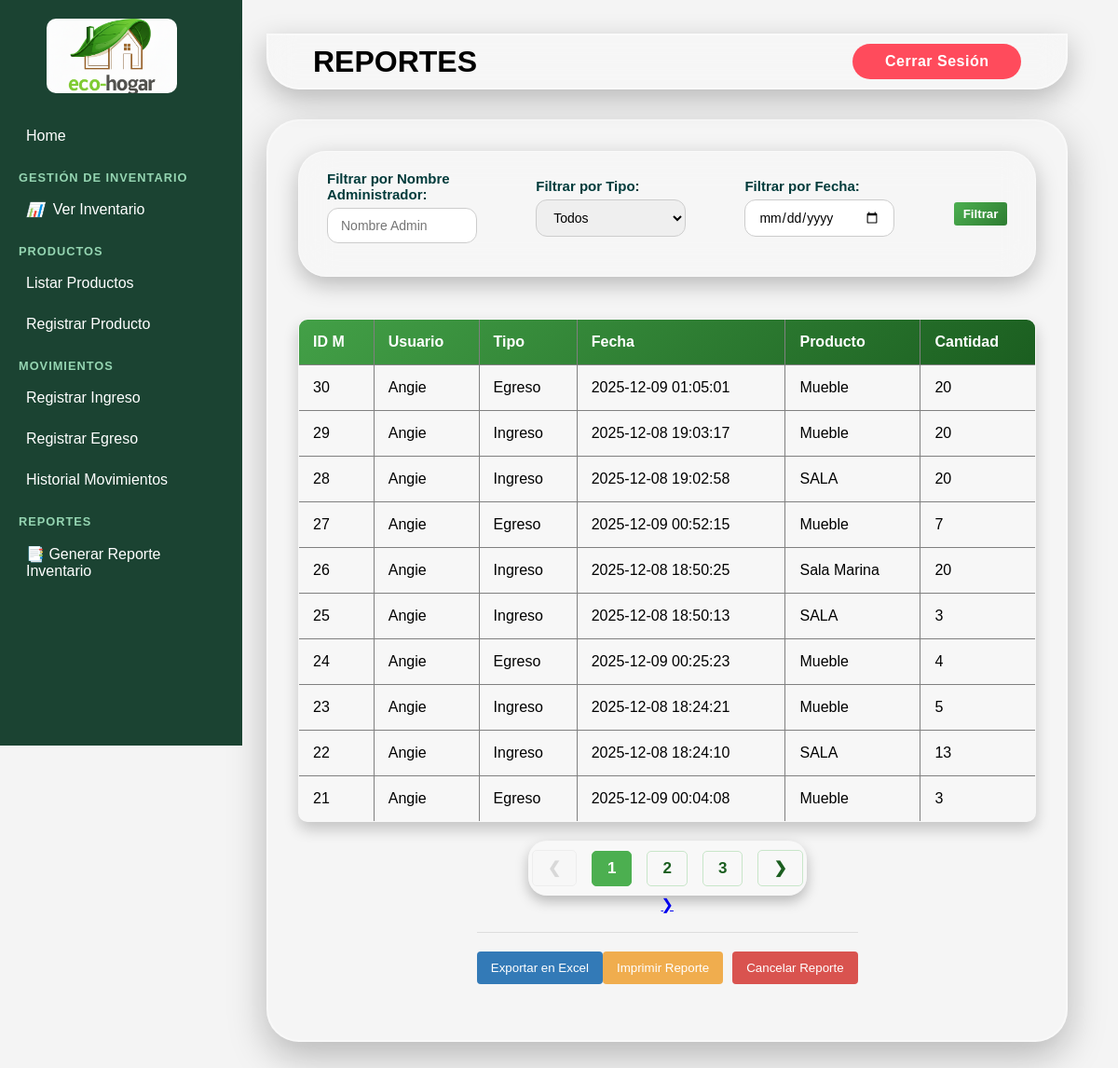
The app's page /generarReportes.php with its own data.
### tables this page shows
CREATE TABLE `movimientos` (
  `idMov` int(11) NOT NULL,
  `idUsuFK` int(11) NOT NULL,
  `idProFK` int(11) NOT NULL,
  `tipMo` int(11) NOT NULL,
  `cantSto` int(11) NOT NULL,
  `fecMov` datetime NOT NULL,
  `razEgre` text NOT NULL
);

CREATE TABLE `usuarios` (
  `idUsu` int(11) NOT NULL,
  `nomUsu` varchar(50) NOT NULL,
  `email_Usu` varchar(50) NOT NULL,
  `clave` varchar(100) NOT NULL,
  `idRolFK` int(11) NOT NULL
);

CREATE TABLE `productos` (
  `idPro` int(11) NOT NULL,
  `idCatFK` int(11) NOT NULL,
  `nomPro` varchar(100) NOT NULL,
  `desPro` text NOT NULL,
  `preUni` decimal(10,0) NOT NULL,
  `preVen` decimal(10,0) NOT NULL,
  `FecReg` date NOT NULL,
  `stoAct` int(11) NOT NULL,
  `umbMinSo` int(11) NOT NULL,
  `idEstProEnumFK` int(11) NOT NULL
);

### logica/logica-reportes.php (called while the page is built, shortened)
<?php
include("./conexion/conexion.php");
$registrosPorPagina = 10;
$pagina = isset($_GET['pag']) && is_numeric($_GET['pag']) ? (int)$_GET['pag'] : 1;
$offset = ($pagina - 1) * $registrosPorPagina;
$adminName = isset($_GET['admin_name']) ? $_GET['admin_name'] : '';
$tipoMov = isset($_GET['tipo_mov']) ? $_GET['tipo_mov'] : '';
$filterDate = isset($_GET['filter_date']) ? $_GET['filter_date'] : '';
$whereClause = "WHERE 1=1 ";
$sqlBase = "
    SELECT
        m.idMov AS idMov,
        u.nomUsu AS nomUsu,
        CASE
            WHEN m.tipMo = 1 THEN 'Ingreso'
            WHEN m.tipMo = 2 THEN 'Egreso'
            WHEN m.tipMo = 3 THEN 'Actualización'
            WHEN m.tipMo = 4 THEN 'Eliminación'
            ELSE m.tipMo
        END AS tipMo,
        m.fecMov AS fecMov,
        p.nomPro AS nomPro,
        m.cantSto AS cantSto
    FROM
        movimientos m
    INNER JOIN
        usuarios u ON m.idUsuFK = u.idUsu
    INNER JOIN
        productos p ON m.idProFK = p.idPro
    {$whereClause}
    ORDER BY
        m.idMov DESC
";
$sqlCount = "
    SELECT
        COUNT(m.idMov) AS total
    FROM
        movimientos m
    INNER JOIN
        usuarios u ON m.idUsuFK = u.idUsu
    INNER JOIN
        productos p ON m.idProFK = p.idPro
    {$whereClause}
";
$resultadoCount = $conexion->query($sqlCount);
if ($resultadoCount === false) {
    $totalRegistros = 0;
} else {
    $filaCount = $resultadoCount->fetch_assoc();
    $totalRegistros = (int)$filaCount['total'];
}
$totalPaginas = ceil($totalRegistros / $registrosPorPagina);
$sqlFinal = "{$sqlBase} LIMIT {$offset}, {$registrosPorPagina}";
$sqlReporte = $conexion->query($sqlFinal);
?>

### generarReportes.php (the view, shortened to what this page needs)
<?php
include("logica/logica-reportes.php");
$filter_params = '';
?>
<!DOCTYPE html>
<html lang="es">
<head>
</head>
<body>
     <?php include './components/sidebar.php'; ?>
     <main class="content-area">
    <header class="topbar">
       <h1>REPORTES</h1>
            <button type="button" class="regresarbtn" style="margin-left: 10px;">
                Cerrar Sesión
            </button>
    </header>
    <div class="admin-box">
    <form method="GET" class="historial-filters">
    <div class="filter-group">
        <label for="admin_name">Filtrar por Nombre Administrador:</label>
        <input type="text" id="admin_name" name="admin_name" placeholder="Nombre Admin"
            value="<?php echo htmlspecialchars($adminName); ?>">
    </div>
    <div class="filter-group">
        <label for="tipo_mov">Filtrar por Tipo:</label>
        <select id="tipo_mov" name="tipo_mov">
            <option value="" <?php echo $tipoMov == '' ? 'selected' : ''; ?>>Todos</option>
        </select>
    </div>
    <div class="filter-group">
        <label for="filter_date">Filtrar por Fecha:</label>
        <input type="date" id="filter_date" name="filter_date"
            value="<?php echo htmlspecialchars($filterDate); ?>">
    </div>
    <button type="submit" class="btn-filter" style="padding: 5px 10px; background-color: #4CAF50; color: white; border: none; border-radius: 3px; cursor: pointer;">
        Filtrar
    </button>
    </form>
            <table border="1" cellpadding="10" cellspacing="0" style="border-collapse: collapse; width: 100%;">
            <tr style="background: linear-gradient(135deg, #43a047, #1b5e20); color: white; text-align: left;">
                        <th>ID M</th>
                        <th>Usuario</th>
                        <th>Tipo</th>
                        <th>Fecha</th>
                        <th>Producto</th>
                        <th>Cantidad</th>
                    </tr>
                    <?php
                    if (isset($sqlReporte) && $sqlReporte->num_rows > 0) {
                        while ($fila = $sqlReporte->fetch_assoc()) {
                    ?>
                            <tr>
                            <td><?php echo $fila['idMov']; ?></td>
                            <td><?php echo $fila['nomUsu']; ?></td>
                            <td><?php echo $fila['tipMo']; ?></td>
                            <td><?php echo $fila['fecMov']; ?></td>
                            <td><?php echo $fila['nomPro']; ?></td>
                            <td><?php echo $fila['cantSto']; ?></td>
                            </tr>
                    <?php
                        }
                    } else {
                    ?>
                        <tr>
                            <td colspan="6" style="text-align: center;">No se encontraron datos según los filtros.</td>
                        </tr>
                    <?php
                    }
                    ?>
                </table>
                <div class="pagination">
                    <?php if (isset($pagina) && $pagina > 1): ?>
                        <a href="?pag=<?php echo $pagina - 1; ?><?php echo $filter_params; ?>">&#10094;</a>
                    <?php else: ?>
                        <span class="disabled">&#10094;</span>
                    <?php endif; ?>
                    <?php
                    if (isset($totalPaginas)) {
                        for ($i = 1; $i <= $totalPaginas; $i++):
                    ?>
                    <?php if ($i == $pagina): ?>
                        <span class="active"><?php echo $i; ?></span>
                    <?php else: ?>
                        <a href="?pag=<?php echo $i; ?><?php echo $filter_params; ?>"><?php echo $i; ?></a>
                    <?php endif; ?>
                    <?php
                        endfor;
                    }
                    ?>
                    <?php if (isset($pagina, $totalPaginas) && $pagina < $totalPaginas): ?>
                        <a href="?pag=<?php echo $pagina + 1; ?><?php echo $filter_params; ?>">&#10095;</a>
                    <?php else: ?>
                        <span class="disabled">&#10095;</span>
                    <?php endif; ?>
                </div>
                    <?php if (isset($pagina, $totalPaginas) && $pagina < $totalPaginas): ?>
                        <a href="?pag=<?php echo $pagina + 1; ?><?php echo $filter_params; ?>">&#10095;</a>
                    <?php else: ?>
                        <span class="disabled">&#10095;</span>
                    <?php endif; ?>
        <div class="action-buttons">
                <button type="button" style="background-color: #337ab7; color: white; padding: 10px 15px; border: none; border-radius: 4px; cursor: pointer;">
                    Exportar en Excel
                </button>
                <button type="button" style="background-color: #f0ad4e; color: white; padding: 10px 15px; border: none; border-radius: 4px; cursor: pointer;">
                    Imprimir Reporte
                </button>
                <button type="button" style="background-color: #d9534f; color: white; padding: 10px 15px; border: none; border-radius: 4px; cursor: pointer; margin-left: 10px;">
                    Cancelar Reporte
                </button>
        </div>
    </div>
</body>
</html>

### css/style-verInventario.css (style rules this page uses)
* { margin: 0; padding: 0; box-sizing: border-box; font-family: 'Segoe UI', Tahoma, Geneva, Verdana, sans-serif; }
body { background: linear-gradient(135deg, #00f8b6 0%, #006e93 100%); min-height: 100vh; display: flex; flex-direction: column; align-items: center; padding: 1rem; }
header { background: rgba(255, 255, 255, 0.2); backdrop-filter: blur(15px); width: 98%; max-width: 2000px; min-height: 60px; display: flex; align-items: center; justify-content: space-between; border-radius: 0 0 35px 35px; border: 2px solid rgba(255,255,255,0.4); box-shadow: 0 10px 30px rgba(0,0,0,0.25); padding: 0.5rem 3rem; gap: 2rem; }
.regresarbtn { background: #ff4b5c; border: none; color: white; padding: 10px 35px; border-radius: 25px; cursor: pointer; font-size: 1rem; font-weight: 600; letter-spacing: 0.5px; transition: all 0.3s ease; }
.content-area { margin-left: 250px; padding: 20px; width: calc(100% - 250px); }
.admin-box { width: 98%; max-width: 2000px; min-height: 80vh; width: 98%; max-width: 2000px; min-height: 80vh; margin-top: 2rem; padding: 2rem; display: flex; flex-direction: column; justify-content: flex-start; padding-bottom: 40px; align-items: center; border-radius: 35px; border: 2px solid rgba(255,255,255,0.4); background: rgba(255,255,255,0.1); box-shadow: 0 15px 40px rgba(0,0,0,0.25); }
.filter-group { margin-bottom: 15px; }
.filter-group label { display: block; margin-bottom: 5px; font-weight: bold; }
.filter-group select, .filter-group input { width: 100%; padding: 8px; border: 1px solid #ccc; border-radius: 4px; box-sizing: border-box; }
.action-buttons { display: flex; justify-content: space-between; align-items: center; padding: 20px 0; border-top: 1px solid #ddd; margin-top: 20px; }
.historial-filters { display: flex; align-items: center; justify-content: space-between; width: 100%; background: rgba(255, 255, 255, 0.18); backdrop-filter: blur(18px) ; -webkit-backdrop-filter: blur(18px) ; padding: 20px 30px; border-radius: 30px; border: 1px solid rgba(255, 255, 255, 0.35); box-shadow: 0 8px 25px rgba(0, 0, 0, 0.25); margin-bottom: 25px; gap: 40px; }
.filter-group { display: flex; flex-direction: column; width: 22%; }
.filter-group label { font-weight: bold; font-size: 15px; color: #003b3b; margin-bottom: 6px; }
.filter-group input, .filter-group select { width: 100%; padding: 10px 14px; border-radius: 12px; border: 1px solid #ccc; font-size: 14px; outline: none; transition: 0.3s ease; }
.btn-filter { padding: 12px 20px; background: linear-gradient(135deg, #4CAF50, #2e7d32); color: white; border: none; border-radius: 14px; cursor: pointer; font-weight: 600; transition: 0.3s ease; }
table { padding: 80px; width: 100%; border-collapse: collapse; margin-top: 20px; justify-self: top; align-self: flex-start; background: rgba(255, 255, 255, 0.2); border-radius: 10px; overflow: hidden; box-shadow: 0 8px 16px rgba(0,0,0,0.2); }
table th { padding: 15px; }
table td { padding: 15px; }
.pagination { display: flex; align-items: center; gap: 8px; margin-top: 25px; padding: 10px 20px; background: rgba(255,255,255,0.3); border-radius: 20px; box-shadow: 0 6px 14px rgba(0,0,0,0.25); }
.pagination a, .pagination span { padding: 8px 14px; border-radius: 10px; font-size: 17px; font-weight: 600; text-decoration: none; color: #0a2a5a; border: 2px solid #0a2a5a; transition: 0.25s; }
.pagination .active { background: #ff8c22; color: white !important; border-color: #ff8c22; }
.pagination .disabled { opacity: 0.4; pointer-events: none; }
table { padding: 0; width: 100%; }

### css/sidebar.css (style rules this page uses)
* { margin: 0; padding: 0; box-sizing: border-box; font-family: "Poppins", sans-serif; }
body { display: flex; background: #f4f4f4; }

### records on screen
movimientos: idMov "30", idUsuFK.nomUsu "Angie", tipMo "Egreso", fecMov "2025-12-09 01:05:01", idProFK.nomPro "Mueble", cantSto "20"
movimientos: idMov "29", idUsuFK.nomUsu "Angie", tipMo "Ingreso", fecMov "2025-12-08 19:03:17", idProFK.nomPro "Mueble", cantSto "20"
movimientos: idMov "28", idUsuFK.nomUsu "Angie", tipMo "Ingreso", fecMov "2025-12-08 19:02:58", idProFK.nomPro "SALA", cantSto "20"
movimientos: idMov "27", idUsuFK.nomUsu "Angie", tipMo "Egreso", fecMov "2025-12-09 00:52:15", idProFK.nomPro "Mueble", cantSto "7"
movimientos: idMov "26", idUsuFK.nomUsu "Angie", tipMo "Ingreso", fecMov "2025-12-08 18:50:25", idProFK.nomPro "Sala Marina", cantSto "20"
movimientos: idMov "25", idUsuFK.nomUsu "Angie", tipMo "Ingreso", fecMov "2025-12-08 18:50:13", idProFK.nomPro "SALA", cantSto "3"
movimientos: idMov "24", idUsuFK.nomUsu "Angie", tipMo "Egreso", fecMov "2025-12-09 00:25:23", idProFK.nomPro "Mueble", cantSto "4"
movimientos: idMov "23", idUsuFK.nomUsu "Angie", tipMo "Ingreso", fecMov "2025-12-08 18:24:21", idProFK.nomPro "Mueble", cantSto "5"
movimientos: idMov "22", idUsuFK.nomUsu "Angie", tipMo "Ingreso", fecMov "2025-12-08 18:24:10", idProFK.nomPro "SALA", cantSto "13"
movimientos: idMov "21", idUsuFK.nomUsu "Angie", tipMo "Egreso", fecMov "2025-12-09 00:04:08", idProFK.nomPro "Mueble", cantSto "3"
